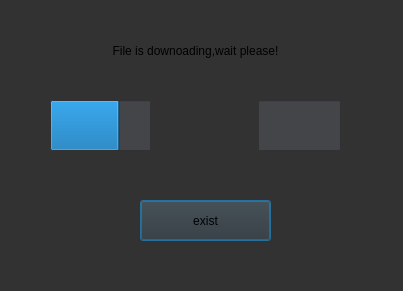
<?xml version="1.0" encoding="UTF-8"?>
<ui version="4.0">
 <class>DownloadDialog</class>
 <widget class="QDialog" name="DownloadDialog">
  <property name="geometry">
   <rect>
    <x>0</x>
    <y>0</y>
    <width>403</width>
    <height>291</height>
   </rect>
  </property>
  <property name="windowTitle">
   <string>Download</string>
  </property>
  <property name="styleSheet">
   <string notr="true">background-color: rgb(50, 50, 50);</string>
  </property>
  <widget class="QLabel" name="label">
   <property name="geometry">
    <rect>
     <x>50</x>
     <y>30</y>
     <width>291</width>
     <height>41</height>
    </rect>
   </property>
   <property name="styleSheet">
    <string notr="true"/>
   </property>
   <property name="text">
    <string>File is downoading,wait please!</string>
   </property>
   <property name="alignment">
    <set>Qt::AlignCenter</set>
   </property>
  </widget>
  <widget class="QProgressBar" name="progressBar">
   <property name="geometry">
    <rect>
     <x>50</x>
     <y>100</y>
     <width>291</width>
     <height>51</height>
    </rect>
   </property>
   <property name="styleSheet">
    <string notr="true">background-color: rgb(68, 69, 73);</string>
   </property>
   <property name="value">
    <number>24</number>
   </property>
  </widget>
  <widget class="QPushButton" name="pushButton">
   <property name="geometry">
    <rect>
     <x>140</x>
     <y>200</y>
     <width>131</width>
     <height>41</height>
    </rect>
   </property>
   <property name="text">
    <string>exist</string>
   </property>
  </widget>
  <widget class="QRoundProgressBar" name="RoundBar" native="true">
   <property name="geometry">
    <rect>
     <x>150</x>
     <y>80</y>
     <width>109</width>
     <height>101</height>
    </rect>
   </property>
   <property name="palette">
    <palette>
     <active>
      <colorrole role="Button">
       <brush brushstyle="SolidPattern">
        <color alpha="255">
         <red>50</red>
         <green>50</green>
         <blue>50</blue>
        </color>
       </brush>
      </colorrole>
      <colorrole role="Base">
       <brush brushstyle="SolidPattern">
        <color alpha="255">
         <red>50</red>
         <green>50</green>
         <blue>50</blue>
        </color>
       </brush>
      </colorrole>
      <colorrole role="Window">
       <brush brushstyle="SolidPattern">
        <color alpha="255">
         <red>50</red>
         <green>50</green>
         <blue>50</blue>
        </color>
       </brush>
      </colorrole>
      <colorrole role="Highlight">
       <brush brushstyle="SolidPattern">
        <color alpha="255">
         <red>0</red>
         <green>0</green>
         <blue>255</blue>
        </color>
       </brush>
      </colorrole>
     </active>
     <inactive>
      <colorrole role="Button">
       <brush brushstyle="SolidPattern">
        <color alpha="255">
         <red>50</red>
         <green>50</green>
         <blue>50</blue>
        </color>
       </brush>
      </colorrole>
      <colorrole role="Base">
       <brush brushstyle="SolidPattern">
        <color alpha="255">
         <red>50</red>
         <green>50</green>
         <blue>50</blue>
        </color>
       </brush>
      </colorrole>
      <colorrole role="Window">
       <brush brushstyle="SolidPattern">
        <color alpha="255">
         <red>50</red>
         <green>50</green>
         <blue>50</blue>
        </color>
       </brush>
      </colorrole>
      <colorrole role="Highlight">
       <brush brushstyle="SolidPattern">
        <color alpha="255">
         <red>0</red>
         <green>0</green>
         <blue>255</blue>
        </color>
       </brush>
      </colorrole>
     </inactive>
     <disabled>
      <colorrole role="Button">
       <brush brushstyle="SolidPattern">
        <color alpha="255">
         <red>50</red>
         <green>50</green>
         <blue>50</blue>
        </color>
       </brush>
      </colorrole>
      <colorrole role="Base">
       <brush brushstyle="SolidPattern">
        <color alpha="255">
         <red>50</red>
         <green>50</green>
         <blue>50</blue>
        </color>
       </brush>
      </colorrole>
      <colorrole role="Window">
       <brush brushstyle="SolidPattern">
        <color alpha="255">
         <red>50</red>
         <green>50</green>
         <blue>50</blue>
        </color>
       </brush>
      </colorrole>
      <colorrole role="Highlight">
       <brush brushstyle="SolidPattern">
        <color alpha="255">
         <red>50</red>
         <green>100</green>
         <blue>150</blue>
        </color>
       </brush>
      </colorrole>
     </disabled>
    </palette>
   </property>
  </widget>
 </widget>
 <customwidgets>
  <customwidget>
   <class>QRoundProgressBar</class>
   <extends>QWidget</extends>
   <header>QRoundProgressBar.h</header>
   <container>1</container>
  </customwidget>
 </customwidgets>
 <resources/>
 <connections/>
</ui>
